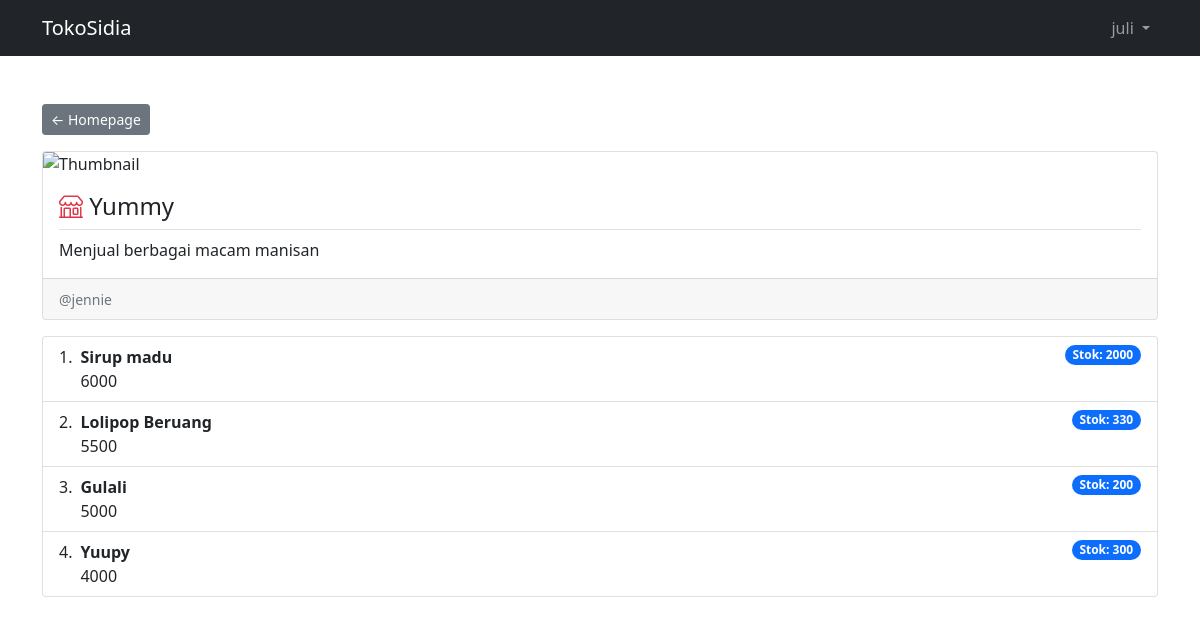
The app's page /users/toko.php?id=7 (signed in) with its own data.
### tables this page shows
CREATE TABLE `toko` (
  `id` int(11) NOT NULL,
  `id_user` int(11) NOT NULL,
  `nama_toko` varchar(100) NOT NULL,
  `deskripsi` varchar(225) NOT NULL
);

CREATE TABLE `user` (
  `id` int(11) NOT NULL,
  `username` varchar(100) NOT NULL,
  `password` varchar(100) NOT NULL,
  `role` varchar(100) NOT NULL DEFAULT 'user'
);

CREATE TABLE `barang` (
  `id` int(11) NOT NULL,
  `nama` varchar(100) NOT NULL,
  `jumlah` int(11) NOT NULL,
  `harga` int(11) NOT NULL
);

### users/function.php (called while the page is built, shortened)
<?php
$conn = mysqli_connect("localhost", "root", "", "db_tokosidia");
$tabel_toko = 'toko';
$tabel_user = 'user';
function query($query) {
	global $conn;
	$result = mysqli_query($conn, $query) or die(mysqli_error($conn));
	$rows = [];
	while($row = mysqli_fetch_assoc($result)) {
		$rows[] = $row;
	}
	return $rows;
}
function getTokoById($id) {
	global $conn;
	global $tabel_toko;
	global $tabel_user;
	$query = "SELECT * FROM $tabel_toko JOIN $tabel_user ON toko.id_user=user.id WHERE toko.id=$id";
  $result = mysqli_query($conn, $query) or die(mysqli_error($conn));
  return mysqli_fetch_assoc($result);
}

### users/toko.php (the view, shortened to what this page needs)
<?php
  require_once '../template/header.php';
  require 'function.php';
  $id_toko = $_GET['id'];
  $toko = getTokoById($id_toko);
  $query = "SELECT barang.id as barangID, barang.nama, barang.jumlah, barang.harga
            FROM `barang_toko`
            JOIN barang ON barang.id=barang_toko.id_barang
            WHERE barang_toko.id_toko=$id_toko ORDER BY barangID DESC";
  $listBarang = query($query);
?>
<div class="container">
  <div class="row justify-content-around mb-5">
    <div class="col">
      <a href="index.php" class="btn btn-secondary btn-sm mb-3">&larr; Homepage</a>
      <div class="card mb-3">
        <img src="https://source.unsplash.com/900x200/?store,shop" class="card-img-top" alt="Thumbnail">
        <div class="card-body">
          <h4 class="card-title border-bottom pb-2">
            <i class="bi bi-shop text-danger"></i>
            <?= $toko['nama_toko']; ?>
          </h4>
          <p class="card-text">
            <?= $toko['deskripsi']; ?>
          </p>
        </div>
        <div class="card-footer">
          <p class="card-text">
            <small class="text-muted">
              @<?= $toko['username']; ?>
            </small>
          </p>
        </div>
      </div>
      <ol class="list-group list-group-numbered mb-5">
        <?php if (count($listBarang) > 0): ?>
          <?php foreach ($listBarang as $key => $barang): ?>
            <li class="list-group-item d-flex justify-content-between align-items-start">
              <div class="ms-2 me-auto">
                <div class="fw-bold"><?= $barang['nama']; ?></div>
                <?= $barang['harga']; ?>
              </div>
              <span class="badge bg-primary rounded-pill">Stok: <?= $barang['jumlah']; ?></span>
            </li>
          <?php endforeach ?>
        <?php endif ?>
      </ol>
    </div>
  </div>
</div>
<?php require_once '../template/footer.php'; ?>

### records on screen
toko: nama_toko "Yummy", deskripsi "Menjual berbagai macam manisan", id_user.username "jennie"
barang: nama "Sirup madu", harga "6000", jumlah "2000"
barang: nama "Lolipop Beruang", harga "5500", jumlah "330"
barang: nama "Gulali", harga "5000", jumlah "200"
barang: nama "Yuupy", harga "4000", jumlah "300"

### other values on screen
$_SESSION['username'] "juli"
